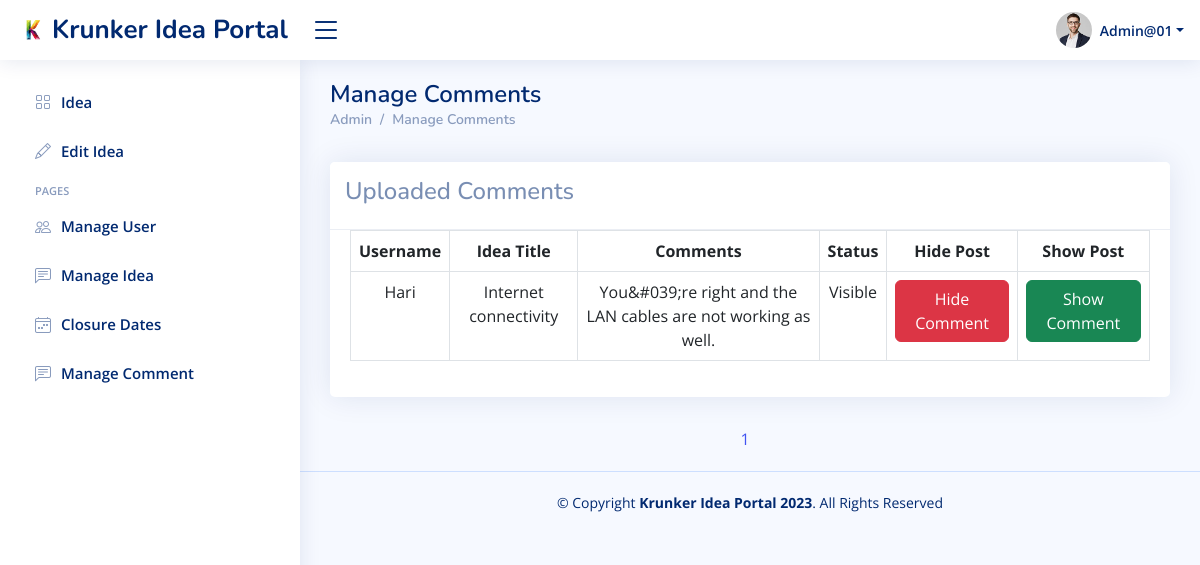
The page /ManageComment_admin.php (signed in) on the database its author committed.
### tables this page shows
CREATE TABLE `user_tbl` (
  `UserId` int(11) NOT NULL,
  `DepartmentId` int(11) NOT NULL,
  `UserRoleName` enum('QA Manager','QA Coordinator','Admin','Staff') DEFAULT NULL,
  `Username` varchar(50) NOT NULL,
  `UserPassword` varchar(500) NOT NULL,
  `UserEmail` varchar(50) DEFAULT NULL,
  `UserContactNo` varchar(15) DEFAULT NULL,
  `UserAddress` varchar(500) DEFAULT NULL,
  `DateClosure` date DEFAULT '2023-06-29',
  `DateFinal` date DEFAULT '2023-07-29'
);

CREATE TABLE `comment_tbl` (
  `CommentId` int(11) NOT NULL,
  `IdeaId` int(11) DEFAULT NULL,
  `UserId` int(11) NOT NULL,
  `CommentDetails` varchar(500) DEFAULT NULL,
  `CommentAnonymous` tinyint(1) DEFAULT 0,
  `comment_hidden` int(11) DEFAULT 0,
  `DateComment` datetime NOT NULL DEFAULT current_timestamp()
);

CREATE TABLE `idea_tbl` (
  `IdeaId` int(11) NOT NULL,
  `CategoryId` int(11) NOT NULL,
  `UserId` int(11) NOT NULL,
  `IdeaTitle` varchar(50) DEFAULT NULL,
  `IdeaDescription` varchar(500) DEFAULT NULL,
  `ViewCount` int(255) DEFAULT NULL,
  `IdeaAnonymous` tinyint(1) DEFAULT NULL,
  `is_hidden` tinyint(1) DEFAULT 0,
  `DatePost` datetime NOT NULL DEFAULT current_timestamp()
);

### ManageComment_admin.php (the view, shortened to what this page needs)
<?php
require("krunkerideaconn.php");
$page = isset($_GET['page'])?$_GET['page']:1;
$rows_per_page = 10;
$start= ($page-1)*$rows_per_page;
?>
<?php
  $user_id = $_SESSION["userid"];
  $select_sql = "SELECT * FROM user_tbl WHERE UserId = $user_id";
  $result_User = mysqli_query($dbconn, $select_sql);
  $row_User = mysqli_fetch_assoc($result_User);
?>
<!DOCTYPE html>
<html lang="en">
<head>
  <link href="assets/vendor/bootstrap/css/bootstrap.min.css" rel="stylesheet">
  <link href="assets/vendor/bootstrap-icons/bootstrap-icons.css" rel="stylesheet">
  <link href="assets/vendor/boxicons/css/boxicons.min.css" rel="stylesheet">
  <link href="assets/vendor/quill/quill.snow.css" rel="stylesheet">
  <link href="assets/vendor/quill/quill.bubble.css" rel="stylesheet">
  <link href="assets/vendor/remixicon/remixicon.css" rel="stylesheet">
  <link href="assets/style.css" rel="stylesheet">
  <link href="assets/css/style.css" rel="stylesheet">
</head>
<body>
  <header id="header" class="header fixed-top d-flex align-items-center">
    <div class="d-flex align-items-center justify-content-between">
      <a href="index_admin.php" class="logo d-flex align-items-center">
        <img src="assets/img/logo.png" alt="">
        <span class="d-none d-lg-block">Krunker Idea Portal</span>
      </a>
      <i class="bi bi-list toggle-sidebar-btn"></i>
    </div>
    <nav class="header-nav ms-auto">
      <ul class="d-flex align-items-center">
        <li class="nav-item dropdown pe-3">
          <a class="nav-link nav-profile d-flex align-items-center pe-0" href="#" data-bs-toggle="dropdown">
            <img src="assets/img/profile-img.jpg" alt="Profile" class="rounded-circle">
            <span class="d-none d-md-block dropdown-toggle ps-2"><?php echo htmlentities($row_User['Username']) ?></span>
          </a>
        </li>
      </ul>
    </nav>
  </header>
    <aside id="sidebar" class="sidebar">
        <ul class="sidebar-nav" id="sidebar-nav">
            <li class="nav-item">
              <a class="nav-link collapsed" href="index_admin.php">
                  <i class="bi bi-grid"></i><span>Idea</span>
              </a>
            </li>
            <?php
              echo '<li class="nav-item">';
              echo '<a href="EditIdea.php?id=' .$user_id.'" class="nav-link collapsed" data-bs-target="#statistics-nav;">';
              echo '<i class="bi bi-pencil"></i><span>Edit Idea</span>';
              echo '</a>';
              echo '</li>';
            ?>
              <?php
                if($_SESSION['role'] == "Admin"){
                  echo'<li class="nav-heading">Pages</li>';
                  echo'<li class="nav-item">';
                      echo '<a class="nav-link collapsed" href="ManageUser_admin.php">';
                          echo '<i class="bi bi-people"></i>';
                          echo '<span>Manage User</span>';
                      echo '</a>';
                  echo '</li>';
                  echo '<li class="nav-item">';
                      echo '<a class="nav-link collapsed" href="ManageIdea_admin.php">';
                          echo '<i class="bi bi-chat-left-text"></i>';
                          echo '<span>Manage Idea</span>';
                      echo '</a>';
                  echo '</li>';
                  echo '<li class="nav-item">';
                  echo '<a class="nav-link collapsed" href="closure_date.php">';
                  echo '<i class="bi bi-calendar4-week"></i><span>Closure Dates</span>';
                  echo '</a>';
                  echo '</li>';
                  echo '<li class="nav-item">';
                    echo '<a class="nav-link collapsed" href="ManageComment_admin.php">';
                      echo '<i class="bi bi-chat-left-text"></i>';
                      echo '<span>Manage Comment</span>';
                    echo '</a>';
                  echo '</li>';
                }
            ?>
        </ul>
    </aside>
  <main id="main" class="main">
    <div class="pagetitle">
      <h1>Manage Comments</h1>
      <nav>
        <ol class="breadcrumb">
          <ol class="breadcrumb">
          <li class="breadcrumb-item"><a href="index_admin.php">Admin</a></li>
          <li class="breadcrumb-item"><a href="ManageIdea_admin.php">Manage Comments</a></li>
        </ol>
        </ol>
      </nav>
    </div>
    <section class="section dashboard">
      <div class="row">
        <div class="col-md-12">
          <div class="card">
            <div class="card-header">
              <h4>Uploaded Comments</h4>
            </div>
            <div class="card-body">
              <table class="table table-bordered text-center">
                <thead>
                <tr>
                    <th>Username</th>
                    <th>Idea Title</th>
                    <th>Comments</th>
                    <th>Status</th>
                    <th>Hide Post</th>
                    <th>Show Post</th>
                  </tr>
                </thead>
                <tbody>
                <?php
                    include "krunkerideaconn.php";
                    $sql = "SELECT user_tbl.Username, idea_tbl.IdeaTitle, comment_tbl.CommentDetails, comment_tbl.comment_hidden, comment_tbl.CommentId from comment_tbl
                    INNER JOIN user_tbl ON user_tbl.UserId = comment_tbl.UserId
                    INNER JOIN idea_tbl ON idea_tbl.IdeaId = comment_tbl.IdeaId LIMIT $start,$rows_per_page";
                    $result = mysqli_query($dbconn,$sql);
                    while($row = mysqli_fetch_assoc($result)){
                        ?>
                         <tr>
                         <td><?php echo htmlentities($row['Username'])?></td>
                        <td><?php echo htmlentities($row['IdeaTitle'])?></td>
                        <td><?php echo htmlentities($row['CommentDetails'])?></td>
                        <td>
                          <?php if($row['comment_hidden']== 0 ){
                          echo "Visible";
                        }
                        elseif ($row['comment_hidden']== 1 ){
                          echo "Hidden";
                        }
                        ?>
                        </td>
                        <td><a href="HideComment.php?id=<?php echo $row['CommentId'] ?>" class="btn btn-danger">Hide Comment</a></td>
                        <td><a href="ShowComment.php?id=<?php echo $row['CommentId'] ?>" class="btn btn-success">Show Comment</a></td>
                </tr>
                <?php
                    }
                 ?>
                </tbody>
              </table>
            </div>
          </div>
        </div>
      </div>
      <div class = "pagination">
      <?php
			$sql_page = "SELECT COUNT(*) AS count FROM comment_tbl";
			$page_count = mysqli_query($dbconn, $sql_page);
			$row_count = mysqli_fetch_assoc($page_count);
			$total_rows = $row_count['count'];
			$total_pages = ceil($total_rows / $rows_per_page);
			for ($i = 1; $i <= $total_pages; $i++){
				echo'<a href="?page='.$i.'">'.$i.'</a>';
			}
		?>
    </div>
    </section>
  </main>
  <footer id="footer" class="footer">
    <div class="copyright">
      &copy; Copyright <strong><span>Krunker Idea Portal 2023</span></strong>. All Rights Reserved
    </div>
    <div class="credits">
    </div>
  </footer>
</body>
</html>

### assets/css/style.css (style rules this page uses)
:root { scroll-behavior: smooth; }
body { font-family: "Open Sans", sans-serif; background: #f6f9ff; color: #444444; }
a { color: #4154f1; text-decoration: none; }
h1, h2, h3, h4, h5, h6 { font-family: "Nunito", sans-serif; }
#main { margin-top: 60px; padding: 20px 30px; transition: all 0.3s; }
.pagetitle { margin-bottom: 10px; }
.pagetitle h1 { font-size: 24px; margin-bottom: 0; font-weight: 600; color: #012970; }
.card { margin-bottom: 30px; border: none; border-radius: 5px; box-shadow: 0px 0 30px rgba(1, 41, 112, 0.1); }
.card-header, .card-footer { border-color: #ebeef4; background-color: #fff; color: #798eb3; padding: 15px; }
.card-body { padding: 0 20px 20px 20px; }
.breadcrumb { font-size: 14px; font-family: "Nunito", sans-serif; color: #899bbd; font-weight: 600; }
.breadcrumb a { color: #899bbd; transition: 0.3s; }
.breadcrumb .breadcrumb-item::before { color: #899bbd; }
.logo { line-height: 1; }
@media (min-width: 1200px) { .logo { width: 280px; } }
.logo img { max-height: 26px; margin-right: 6px; }
.logo span { font-size: 26px; font-weight: 700; color: #012970; font-family: "Nunito", sans-serif; }
.header { transition: all 0.5s; z-index: 997; height: 60px; box-shadow: 0px 2px 20px rgba(1, 41, 112, 0.1); background-color: #fff; padding-left: 20px; }
.header .toggle-sidebar-btn { font-size: 32px; padding-left: 10px; cursor: pointer; color: #012970; }
.header-nav ul { list-style: none; }
.header-nav>ul { margin: 0; padding: 0; }
.header-nav .nav-profile { color: #012970; }
.header-nav .nav-profile img { max-height: 36px; }
.header-nav .nav-profile span { font-size: 14px; font-weight: 600; }
.sidebar { position: fixed; top: 60px; left: 0; bottom: 0; width: 300px; z-index: 996; transition: all 0.3s; padding: 20px; overflow-y: auto; scrollbar-width: thin; scrollbar-color: #aab7cf transparent; box-shadow: 0px 0px 20px rgba(1, 41, 112, 0.1); background-color: #fff; }
@media (min-width: 1200px) { #main, #footer { margin-left: 300px; } }
.sidebar-nav { padding: 0; margin: 0; list-style: none; }
.sidebar-nav li { padding: 0; margin: 0; list-style: none; }
.sidebar-nav .nav-item { margin-bottom: 5px; }
.sidebar-nav .nav-heading { font-size: 11px; text-transform: uppercase; color: #899bbd; font-weight: 600; margin: 10px 0 5px 15px; }
.sidebar-nav .nav-link { display: flex; align-items: center; font-size: 15px; font-weight: 600; color: #4154f1; transition: 0.3; background: #f6f9ff; padding: 10px 15px; border-radius: 4px; }
.sidebar-nav .nav-link i { font-size: 16px; margin-right: 10px; color: #4154f1; }
.sidebar-nav .nav-link.collapsed { color: #012970; background: #fff; }
.sidebar-nav .nav-link.collapsed i { color: #899bbd; }
.footer { padding: 20px 0; font-size: 14px; transition: all 0.3s; border-top: 1px solid #cddfff; }
.footer .copyright { text-align: center; color: #012970; }
.footer .credits { padding-top: 5px; text-align: center; font-size: 13px; color: #012970; }

### ManageComment_admin.php (style rules this page uses)
.pagination { justify-content: center; display: flex; letter-spacing:10px; }

### rows shown on the page
user_tbl: Username "Admin@01"
comment_tbl: UserId.Username "Hari", IdeaId.IdeaTitle "Internet connectivity", CommentDetails "You&#039;re right and the LAN cables are not working as well.", comment_hidden "Visible"
